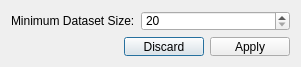
<?xml version="1.0" encoding="UTF-8"?>
<ui version="4.0">
 <class>gate</class>
 <widget class="QDialog" name="gate">
  <property name="geometry">
   <rect>
    <x>0</x>
    <y>0</y>
    <width>301</width>
    <height>67</height>
   </rect>
  </property>
  <property name="minimumSize">
   <size>
    <width>301</width>
    <height>67</height>
   </size>
  </property>
  <property name="windowTitle">
   <string>Gate Item</string>
  </property>
  <layout class="QGridLayout" name="gridLayout">
   <item row="1" column="0" colspan="2">
    <widget class="QDialogButtonBox" name="buttons">
     <property name="orientation">
      <enum>Qt::Horizontal</enum>
     </property>
     <property name="standardButtons">
      <set>QDialogButtonBox::Apply|QDialogButtonBox::Discard</set>
     </property>
    </widget>
   </item>
   <item row="0" column="0">
    <widget class="QLabel" name="label">
     <property name="sizePolicy">
      <sizepolicy hsizetype="Fixed" vsizetype="Fixed">
       <horstretch>0</horstretch>
       <verstretch>0</verstretch>
      </sizepolicy>
     </property>
     <property name="text">
      <string>Minimum Dataset Size:</string>
     </property>
    </widget>
   </item>
   <item row="0" column="1">
    <widget class="QSpinBox" name="spin_size">
     <property name="sizePolicy">
      <sizepolicy hsizetype="MinimumExpanding" vsizetype="Fixed">
       <horstretch>0</horstretch>
       <verstretch>0</verstretch>
      </sizepolicy>
     </property>
     <property name="minimum">
      <number>20</number>
     </property>
     <property name="maximum">
      <number>10000</number>
     </property>
    </widget>
   </item>
  </layout>
 </widget>
 <resources/>
 <connections>
  <connection>
   <sender>buttons</sender>
   <signal>accepted()</signal>
   <receiver>gate</receiver>
   <slot>accept()</slot>
   <hints>
    <hint type="sourcelabel">
     <x>248</x>
     <y>254</y>
    </hint>
    <hint type="destinationlabel">
     <x>157</x>
     <y>274</y>
    </hint>
   </hints>
  </connection>
  <connection>
   <sender>buttons</sender>
   <signal>rejected()</signal>
   <receiver>gate</receiver>
   <slot>reject()</slot>
   <hints>
    <hint type="sourcelabel">
     <x>316</x>
     <y>260</y>
    </hint>
    <hint type="destinationlabel">
     <x>286</x>
     <y>274</y>
    </hint>
   </hints>
  </connection>
 </connections>
</ui>
